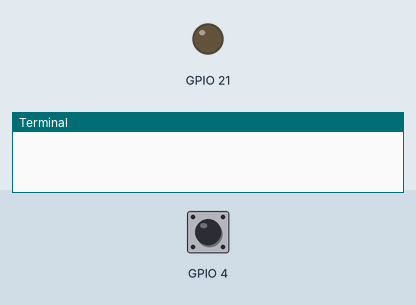
Bench run of a program on a simulated Raspberry Pi (BCM pin numbers). Parts: output pins drawn as LEDs (lit = HIGH), the last lines printed to the terminal. The inputs (shaded band) are chosen by the test bench; at power-on: GPIO 4 LOW.

Above: at 1.2 s.
1.3 s: GPIO 4 pulled HIGH for 0.15 s
At 1.7 s:
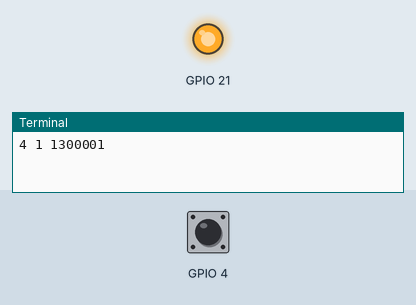
Timing chart, 0 to 4.3 s (numbered marks = the images above; inputs shaded):
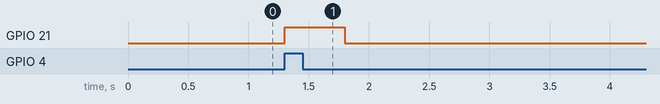

Measured:
- after the input at 1.3 s, GPIO 21: LOW → HIGH at once, → LOW 0.50 s later

The program:

sw-pd-event.py
```python
from time import sleep

import pigpio

pi = pigpio.pi()
pi.set_mode(21, pigpio.OUTPUT)
pi.set_mode(4, pigpio.INPUT)
pi.set_pull_up_down(4, pigpio.PUD_DOWN)

def cbf(gpio, level, tick):
    print(gpio, level, tick)
    pi.write(21, 1)
    sleep(0.5)
    pi.write(21, 0)

cb = pi.callback(4, pigpio.RISING_EDGE, cbf)

try:
    while True:
        sleep(0.5)
except KeyboardInterrupt:
    pi.stop()
```
